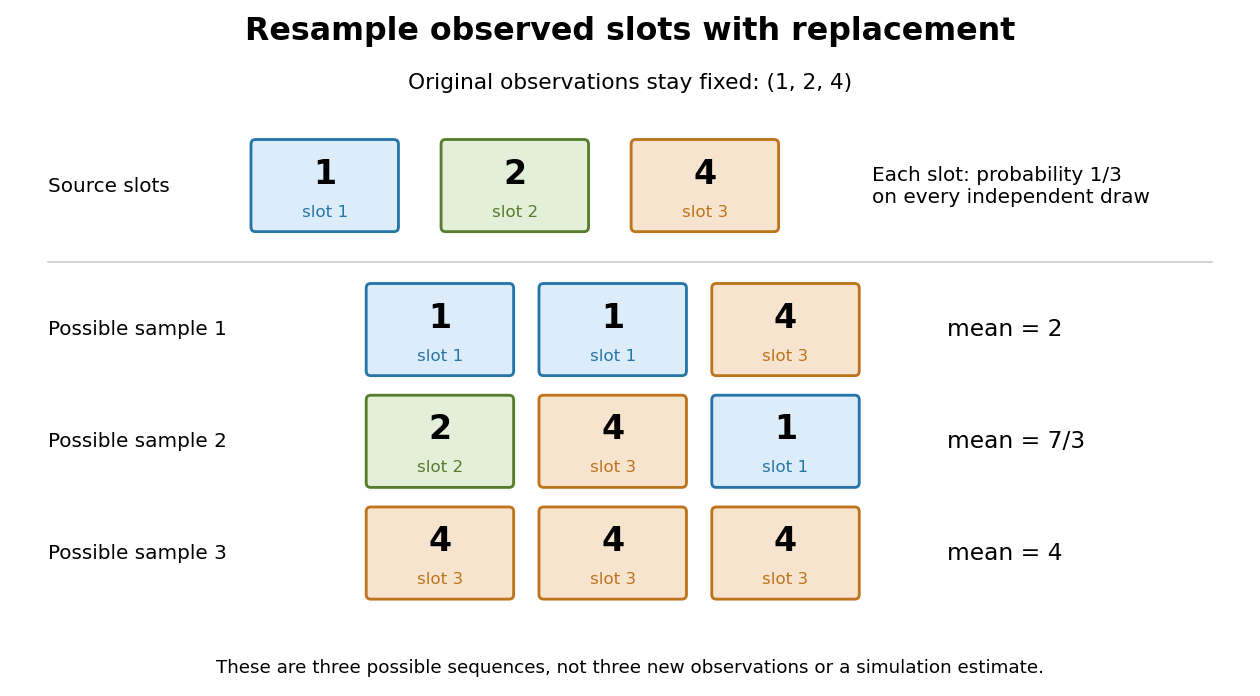

Recreate this plot in Python.
"""Draw original resampling examples; emit the matching opaque PNG in CWD."""
from pathlib import Path
from fractions import Fraction
import matplotlib
matplotlib.use("Agg")
import matplotlib.pyplot as plt
from matplotlib.patches import FancyBboxPatch


def main():
    values = (1, 2, 4)
    colors = ("#dcecf9", "#e4efda", "#f7e4ce")
    edges = ("#2675a8", "#567c2c", "#bd741c")
    samples = ((0, 0, 2), (1, 2, 0), (2, 2, 2))
    fig, ax = plt.subplots(figsize=(10.5, 5.8), dpi=120)
    fig.patch.set_facecolor("white")
    ax.set_xlim(0, 10.5)
    ax.set_ylim(0, 5.8)
    ax.axis("off")
    ax.text(5.25, 5.57, "Resample observed slots with replacement", ha="center", fontsize=19, weight="bold")
    ax.text(5.25, 5.15, "Original observations stay fixed: (1, 2, 4)", ha="center", fontsize=13)

    def card(x, y, index):
        ax.add_patch(FancyBboxPatch((x, y), 1.2, .72, boxstyle="round,pad=0.04", facecolor=colors[index], edgecolor=edges[index], lw=1.7))
        ax.text(x+.6, y+.46, str(values[index]), ha="center", va="center", fontsize=20, weight="bold")
        ax.text(x+.6, y+.13, f"slot {index+1}", ha="center", va="center", fontsize=10, color=edges[index])

    ax.text(.2, 4.3, "Source slots", fontsize=12, va="center")
    for i in range(3):
        card(2+i*1.65, 3.95, i)
    ax.text(7.35, 4.3, "Each slot: probability 1/3\non every independent draw", fontsize=12, va="center")
    ax.plot([.2, 10.3], [3.65, 3.65], color="#cccccc", lw=1)
    for r, indices in enumerate(samples):
        y = 2.7-r*.97
        ax.text(.2, y+.36, f"Possible sample {r+1}", fontsize=12, va="center")
        for c, index in enumerate(indices):
            card(3+c*1.5, y, index)
        mean = Fraction(sum(values[i] for i in indices), 3)
        ax.text(8, y+.36, f"mean = {mean}", va="center", fontsize=14)
    ax.text(5.25, .04, "These are three possible sequences, not three new observations or a simulation estimate.", ha="center", va="bottom", fontsize=11)
    fig.subplots_adjust(left=.02, right=.98, bottom=.02, top=.98)
    fig.savefig(Path(__file__).stem + ".png", facecolor="white", transparent=False)
    plt.close(fig)


if __name__ == "__main__":
    main()
